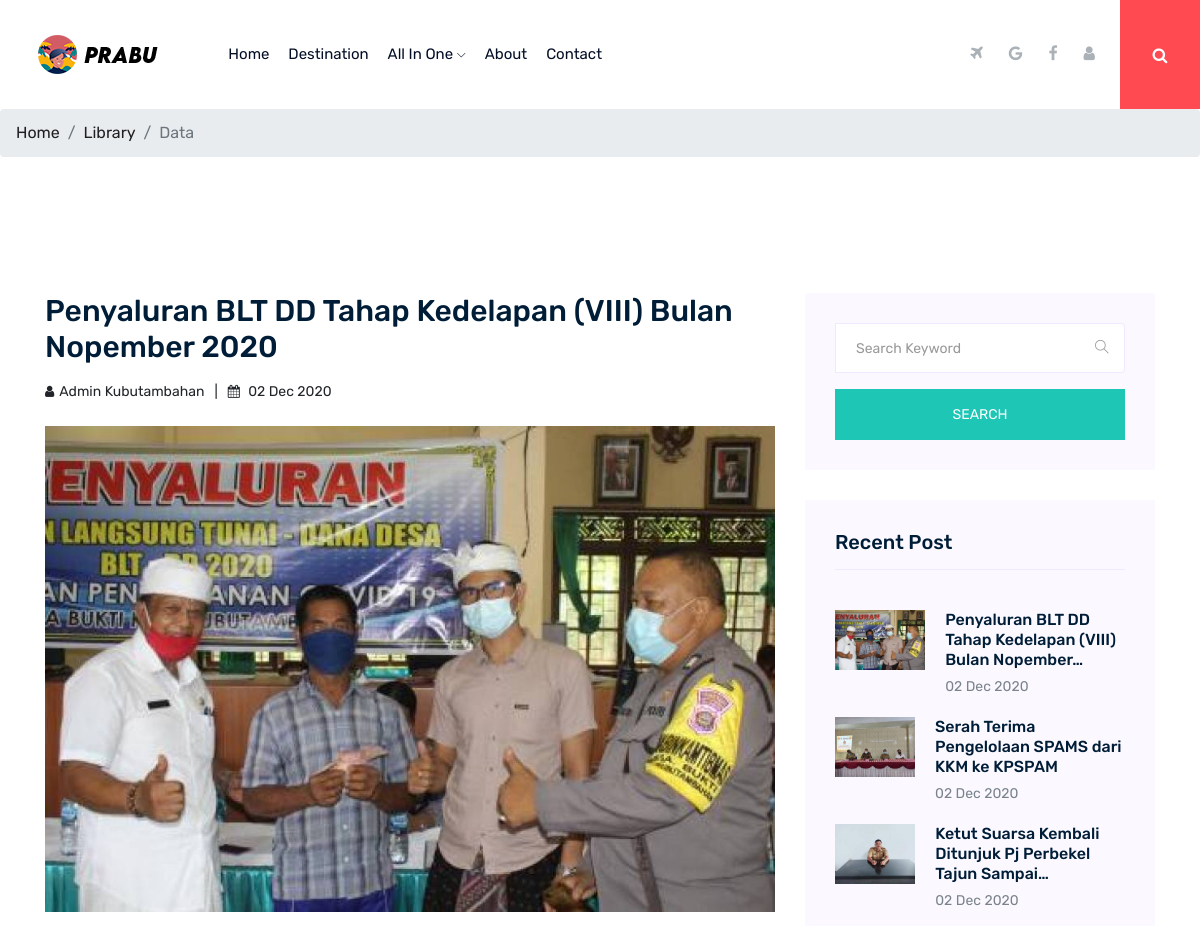
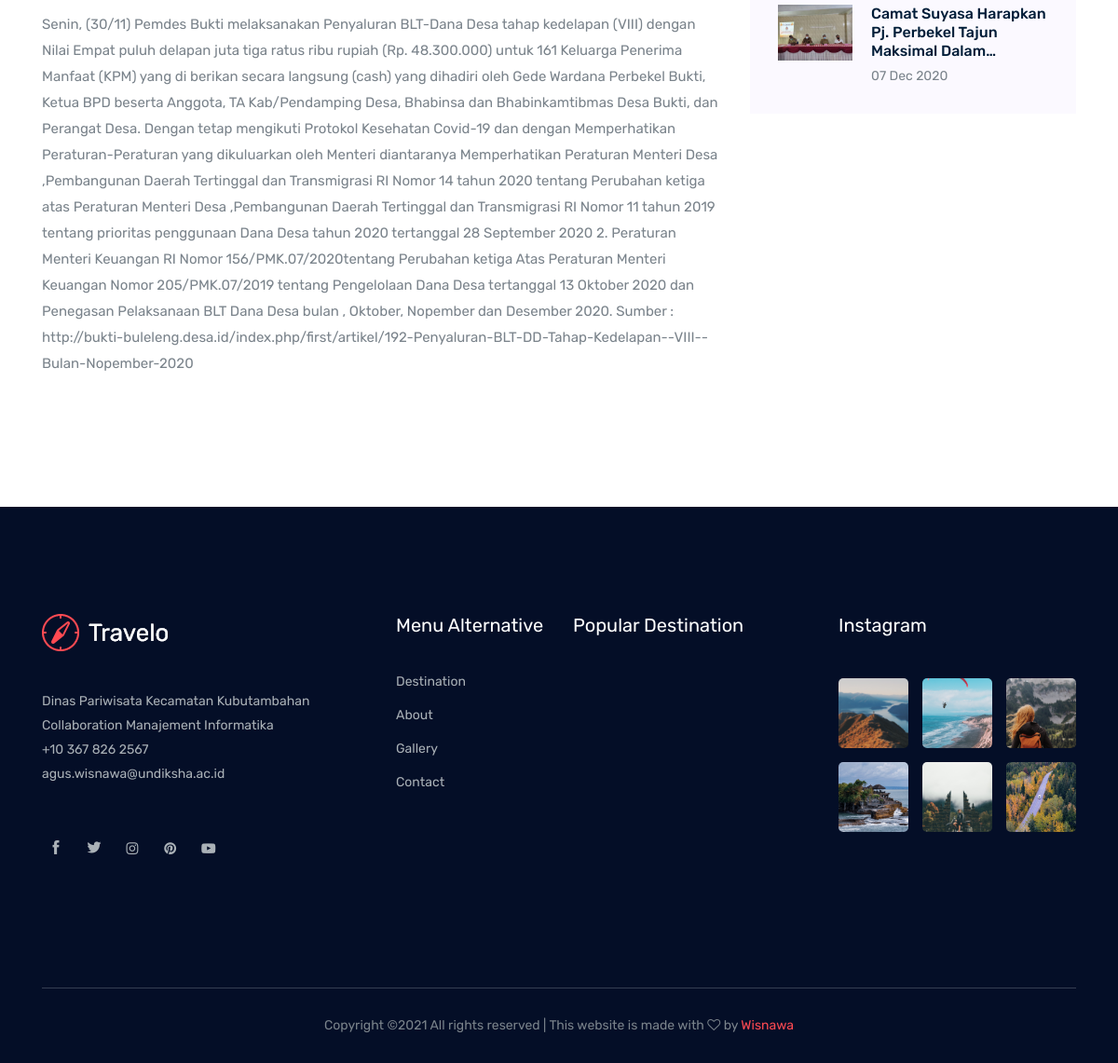
The app's page /index.php/user/detail_berita/1 with its own data (2 pictures, top to bottom).
### tables this page shows
CREATE TABLE `tb_berita` (
  `id_berita` int(11) NOT NULL,
  `id_pengelola` int(11) NOT NULL,
  `judul_berita` varchar(300) NOT NULL,
  `deskripsi_berita` longtext NOT NULL,
  `foto` text NOT NULL,
  `date_berita` datetime NOT NULL
);

CREATE TABLE `tb_pengelola` (
  `id_pengelola` int(11) NOT NULL,
  `nama_pengelola` varchar(100) NOT NULL,
  `kontak_pengelola` bigint(20) NOT NULL,
  `jabatan_pengelola` varchar(200) NOT NULL,
  `motto` varchar(300) NOT NULL,
  `foto_pengelola` varchar(100) NOT NULL
);

### application/controllers/User.php (called while the page is built, shortened)
<?php
class User extends CI_Controller
{
	function __construct()
	{
		$this->load->model('M_user');
		$this->load->helper('url');
		$this->load->helper('date');
		$this->load->helper('text');
	}
	public function detail_berita($id_berita)
	{
		$data['title'] = "News PraBu";
		$data['account'] = $this->db->get_where('tb_user', ['email' =>
		$this->session->userdata('email')])->row_array();
		$data['detail_berita'] = $this->M_user->get_detailNews($id_berita);
		$data['random_berita'] = $this->M_user->getRandom_berita($id_berita);
		$this->load->view('front_end/no_login/template/header', $data);
		$this->load->view('front_end/no_login/berita/detail_berita', $data);
		$this->load->view('front_end/no_login/template/footer');
	}
}

### index.php (called while the page is built, shortened)
<?php
require_once BASEPATH.'core/CodeIgniter.php';

### application/models/M_user.php (called while the page is built, shortened)
<?php
class M_user extends CI_Model
{
	public function get_detailNews($id_berita)
	{
		$this->db->join('tb_pengelola', 'tb_pengelola.id_pengelola = tb_berita.id_pengelola');
		$result = $this->db->where('id_berita', $id_berita)->get('tb_berita');
		if ($result->num_rows() > 0) {
			return $result->result();
		} else {
			return false;
		}
	}
	public function getRandom_berita()
	{
		$this->db->join('tb_pengelola', 'tb_pengelola.id_pengelola = tb_berita.id_pengelola');
		return $this->db->limit('4')->get('tb_berita')->result_array();
	}
}

### application/views/front_end/no_login/berita/detail_berita.php (the view)
<nav aria-label="breadcrumb">
	<ol class="breadcrumb">
		<li class="breadcrumb-item"><a href="#">Home</a></li>
		<li class="breadcrumb-item"><a href="#">Library</a></li>
		<li class="breadcrumb-item active" aria-current="page">Data</li>
	</ol>
</nav>
<section class="blog_area single-post-area section-padding">
	<div class="container">
		<div class="row">
			<div class="col-lg-8 posts-list">
				<?php foreach ($detail_berita as $detail_brt) : ?>
					<div class="single-post">
						<h2><?= $detail_brt->judul_berita ?></h2>
						<ul class="blog-info-link mt-3 mb-4">
							<li><i class="fa fa-user"></i><?= $detail_brt->nama_pengelola ?></a></li>
							<li><i class="fa fa-calendar"></i> <?= date('d M Y', strtotime($detail_brt->date_berita)); ?></a></li>
						</ul>
						<div class="feature-img">
							<img class="img-fluid" src="<?php echo base_url() . '/upload/berita/' . $detail_brt->foto ?>" alt="">
						</div>
						<div class="blog_details">
							<p class="excert">
								<?= $detail_brt->deskripsi_berita ?>
							</p>
						</div>
					</div>
				<?php endforeach ?>
			</div>
			<div class="col-lg-4">
				<div class="blog_right_sidebar">
					<aside class="single_sidebar_widget search_widget">
						<form action="#">
							<div class="form-group">
								<div class="input-group mb-3">
									<input type="text" class="form-control" placeholder='Search Keyword' onfocus="this.placeholder = ''" onblur="this.placeholder = 'Search Keyword'">
									<div class="input-group-append">
										<button class="btn" type="button"><i class="ti-search"></i></button>
									</div>
								</div>
							</div>
							<button class="button rounded-0 primary-bg text-white w-100 btn_1 boxed-btn" type="submit">Search</button>
						</form>
					</aside>
					<aside class="single_sidebar_widget popular_post_widget">
						<h3 class="widget_title">Recent Post</h3>
						<?php foreach ($random_berita as $rand) : ?>
							<div class="media post_item">
								<img src="<?php echo base_url() . '/upload/berita/' . $rand['foto'] ?>" style="height: 60px; position: static; width: initial;" alt="post">
								<div class="media-body">
									<a href="<?= ('' . $rand['id_berita']) ?>">
										<h3>
											<?php $string = $rand['judul_berita'] ?>
											<?= $string = word_limiter($string, 8) ?>
										</h3>
									</a>
									<p><?= date('d M Y', strtotime($rand['date_berita'])); ?></p>
								</div>
							</div>
						<?php endforeach; ?>
					</aside>
				</div>
			</div>
		</div>
	</div>
</section>

### application/views/front_end/no_login/template/header.php (shortened to what this page needs)
<!doctype html>
<html class="no-js" lang="zxx">
<head>
	<link href="<?php echo base_url('assets/ui/css/bootstrap.min.css') ?>" rel="stylesheet">
	<link href="<?php echo base_url('assets/ui/css/owl.carousel.min.css') ?>" rel="stylesheet">
	<link href="<?php echo base_url('assets/ui/css/magnific-popup.css') ?>" rel="stylesheet">
	<link href="<?php echo base_url('assets/ui/css/font-awesome.min.css') ?>" rel="stylesheet">
	<link href="<?php echo base_url('assets/ui/css/themify-icons.css') ?>" rel="stylesheet">
	<link href="<?php echo base_url('assets/ui/css/nice-select.css') ?>" rel="stylesheet">
	<link href="<?php echo base_url('assets/ui/css/flaticon.css') ?>" rel="stylesheet">
	<link href="<?php echo base_url('assets/ui/css/gijgo.css') ?>" rel="stylesheet">
	<link href="<?php echo base_url('assets/ui/css/animate.css') ?>" rel="stylesheet">
	<link href="<?php echo base_url('assets/ui/css/slick.css') ?>" rel="stylesheet">
	<link href="<?php echo base_url('assets/ui/css/slicknav.css') ?>" rel="stylesheet">
	<link rel="stylesheet" href="<?php echo base_url('assets/ui/css/style.css') ?>">
</head>
<body>
	<header>
		<div class="header-area ">
			<div id="sticky-header" class="main-header-area">
				<div class="container-fluid">
					<div class="header_bottom_border">
						<div class="row align-items-center">
							<div class="col-xl-2 col-lg-2">
								<div class="logo">
									<a href="<?= site_url(''); ?>">
										<img src="<?php echo base_url('assets/ui/img/logo.png') ?>" alt="">
									</a>
								</div>
							</div>
							<div class="col-xl-6 col-lg-6">
								<div class="main-menu  d-none d-lg-block">
									<nav>
										<ul id="navigation">
											<li><a class="active" href="<?= site_url('user'); ?>">home</a></li>
											<li><a class="" href="<?= site_url('user/destination'); ?>">Destination</a></li>
											<li><a href="#">All In One <i class="ti-angle-down"></i></a>
											</li>
											<li><a href="<?= site_url('user/about'); ?>">About</a></li>
											<li><a href="<?= site_url('user/contact'); ?>">Contact</a></li>
										</ul>
									</nav>
								</div>
							</div>
							<div class="col-xl-4 col-lg-4 d-none d-lg-block">
								<div class="social_wrap d-flex align-items-center justify-content-end">
									<div class="social_links d-none d-xl-block">
										<ul>
											<li><a href="#"> <i class="fa fa-plane"></i> </a></li>
											<li><a href="https://kubutambahan.bulelengkab.go.id"> <i class="fa fa-google"></i> </a></li>
											<li><a href="#"> <i class="fa fa-facebook"></i> </a></li>
											<li><a href="<?= site_url('auth'); ?>"> <i class="fa fa-user"></i> </a></li>
										</ul>
									</div>
								</div>
							</div>
							<div class="seach_icon">
								<a data-toggle="modal" data-target="#exampleModalCenter" href="#">
									<i class="fa fa-search"></i>
								</a>
							</div>
							<div class="col-12">
							</div>
						</div>
					</div>
				</div>
			</div>
		</div>
	</header>

### application/views/front_end/no_login/template/footer.php (shortened to what this page needs)
<footer class="footer">
	<div class="footer_top">
		<div class="container">
			<div class="row">
				<div class="col-xl-4 col-md-6 col-lg-4 ">
					<div class="footer_widget">
						<div class="footer_logo">
							<a href="#">
								<img src="<?= base_url('assets/ui/img/footer_logo.png') ?>" alt="">
							</a>
						</div>
						<p>Dinas Pariwisata Kecamatan Kubutambahan<br> Collaboration Manajement Informatika<br>
							<a href="#">+10 367 826 2567</a> <br>
							<a href="#">agus.wisnawa@undiksha.ac.id </a>
						</p>
						<div class="socail_links">
							<ul>
								<li>
									<a href="#">
										<i class="ti-facebook"></i>
									</a>
								</li>
								<li>
									<a href="#">
										<i class="ti-twitter-alt"></i>
									</a>
								</li>
								<li>
									<a href="#">
										<i class="fa fa-instagram"></i>
									</a>
								</li>
								<li>
									<a href="#">
										<i class="fa fa-pinterest"></i>
									</a>
								</li>
								<li>
									<a href="#">
										<i class="fa fa-youtube-play"></i>
									</a>
								</li>
							</ul>
						</div>
					</div>
				</div>
				<div class="col-xl-2 col-md-6 col-lg-2">
					<div class="footer_widget">
						<h3 class="footer_title">
							Menu Alternative
						</h3>
						<ul class="links">
							<li><a href="<?= site_url('user/destination'); ?>">Destination</a></li>
							<li><a href="<?= site_url('user/about'); ?>">About</a></li>
							<li><a href="<?= site_url('user/destination'); ?>"> Gallery</a></li>
							<li><a href="<?= site_url('user/contact'); ?>"> Contact</a></li>
						</ul>
					</div>
				</div>
				<div class="col-xl-3 col-md-6 col-lg-3">
					<div class="footer_widget">
						<h3 class="footer_title">
							Popular destination
						</h3>
					</div>
				</div>
				<div class="col-xl-3 col-md-6 col-lg-3">
					<div class="footer_widget">
						<h3 class="footer_title">
							Instagram
						</h3>
						<div class="instagram_feed">
							<div class="single_insta">
								<a href="#">
									<img src="<?= base_url('assets/ui/img/instagram/1.png') ?>" alt="">
								</a>
							</div>
							<div class="single_insta">
								<a href="#">
									<img src="<?= base_url('assets/ui/img/instagram/2.png') ?>" alt="">
								</a>
							</div>
							<div class="single_insta">
								<a href="#">
									<img src="<?= base_url('assets/ui/img/instagram/3.png') ?>" alt="">
								</a>
							</div>
							<div class="single_insta">
								<a href="#">
									<img src="<?= base_url('assets/ui/img/instagram/4.png') ?>" alt="">
								</a>
							</div>
							<div class="single_insta">
								<a href="#">
									<img src="<?= base_url('assets/ui/img/instagram/5.png') ?>" alt="">
								</a>
							</div>
							<div class="single_insta">
								<a href="#">
									<img src="<?= base_url('assets/ui/img/instagram/6.png') ?>" alt="">
								</a>
							</div>
						</div>
					</div>
				</div>
			</div>
		</div>
	</div>
	<div class="copy-right_text">
		<div class="container">
			<div class="footer_border"></div>
			<div class="row">
				<div class="col-xl-12">
					<p class="copy_right text-center">
						Copyright ©<?= date('Y'); ?> All rights reserved | This website is made with <i class="fa fa-heart-o" aria-hidden="true"></i> by <a href="https://www.instagram.com/a_wisnawa3/" target="_blank">Wisnawa</a>
					</p>
				</div>
			</div>
		</div>
	</div>
</footer>
</body>
</html>

### records on screen
tb_berita: judul_berita "Penyaluran BLT DD Tahap Kedelapan (VIII) Bulan Nopember 2020", id_pengelola.nama_pengelola "Admin Kubutambahan", date_berita "02 Dec 2020", foto (picture), deskripsi_berita "Senin, (30/11) Pemdes Bukti melaksanakan Penyaluran BLT-Dana Desa tahap kedelapan (VIII) dengan Nilai Empat puluh delapan juta tiga ratus ribu rupiah (Rp. 48.300.000) untuk 161 Keluarga Penerima Manfaat (KPM) yang di berikan secara langsung (cash) yang dihadiri oleh Gede Wardana Perbekel Bukti, Ketua BPD beserta Anggota, TA Kab/Pendamping Desa, Bhabinsa dan Bhabinkamtibmas Desa Bukti, dan Perangat Desa. Dengan tetap mengikuti Protokol Kesehatan Covid-19 dan dengan Memperhatikan Peraturan-Peraturan yang dikuluarkan oleh Menteri diantaranya Memperhatikan Peraturan Menteri Desa ,Pembangunan Daerah Tertinggal dan Transmigrasi RI Nomor 14 tahun 2020 tentang Perubahan ketiga atas Peraturan…", judul_berita "Penyaluran BLT DD Tahap Kedelapan (VIII) Bulan Nopember…"
tb_berita: foto (picture), judul_berita "Serah Terima Pengelolaan SPAMS dari KKM ke KPSPAM", date_berita "02 Dec 2020"
tb_berita: foto (picture), judul_berita "Ketut Suarsa Kembali Ditunjuk Pj Perbekel Tajun Sampai…", date_berita "02 Dec 2020"
tb_berita: foto (picture), judul_berita "Camat Suyasa Harapkan Pj. Perbekel Tajun Maksimal Dalam…", date_berita "07 Dec 2020"
